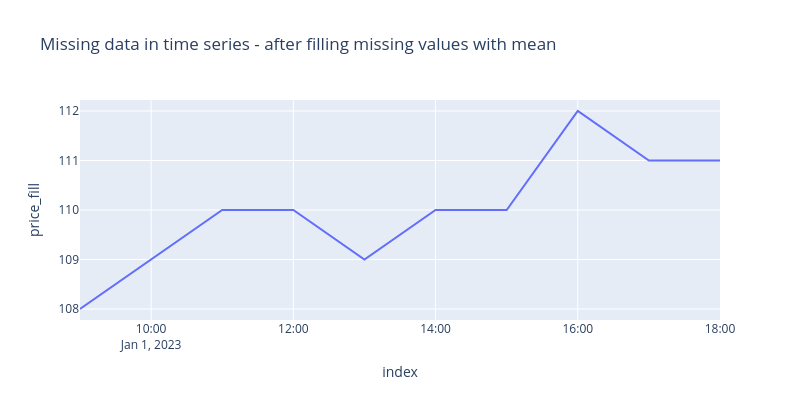

Notebook source saved alongside this figure:
### Code cell
# fill missing values with mean and plot again
df_plotly = df.reset_index()
df_plotly['price_fill'] = df_plotly['price'].fillna(df_plotly['price'].mean())
px.line(df_plotly, x='index', y='price_fill', title='Missing data in time series - after filling missing values with mean', width=800, height=400)

### Figure 1 — Plotly figure (JSON) as saved in the notebook; plotly's stock layout.template omitted (floating-point values rounded to 4 significant figures)
{"data": [{"hovertemplate": "index=%{x}<br>price_fill=%{y}<extra></extra>", "legendgroup": "", "line": {"color": "#636efa", "dash": "solid"}, "marker": {"symbol": "circle"}, "mode": "lines", "name": "", "orientation": "v", "showlegend": false, "type": "scatter", "x": ["2023-01-01T09:00:00.000000", "2023-01-01T10:00:00.000000", "2023-01-01T11:00:00.000000", "2023-01-01T12:00:00.000000", "2023-01-01T13:00:00.000000", "2023-01-01T14:00:00.000000", "2023-01-01T15:00:00.000000", "2023-01-01T16:00:00.000000", "2023-01-01T17:00:00.000000", "2023-01-01T18:00:00.000000"], "xaxis": "x", "y": [108.0, 109.0, 110.0, 110.0, 109.0, 110.0, 110.0, 112.0, 111.0, 111.0], "yaxis": "y"}], "layout": {"height": 400, "legend": {"tracegroupgap": 0}, "title": {"text": "Missing data in time series - after filling missing values with mean"}, "width": 800, "xaxis": {"anchor": "y", "domain": [0, 1], "title": {"text": "index"}}, "yaxis": {"anchor": "x", "domain": [0, 1], "title": {"text": "price_fill"}}}}
